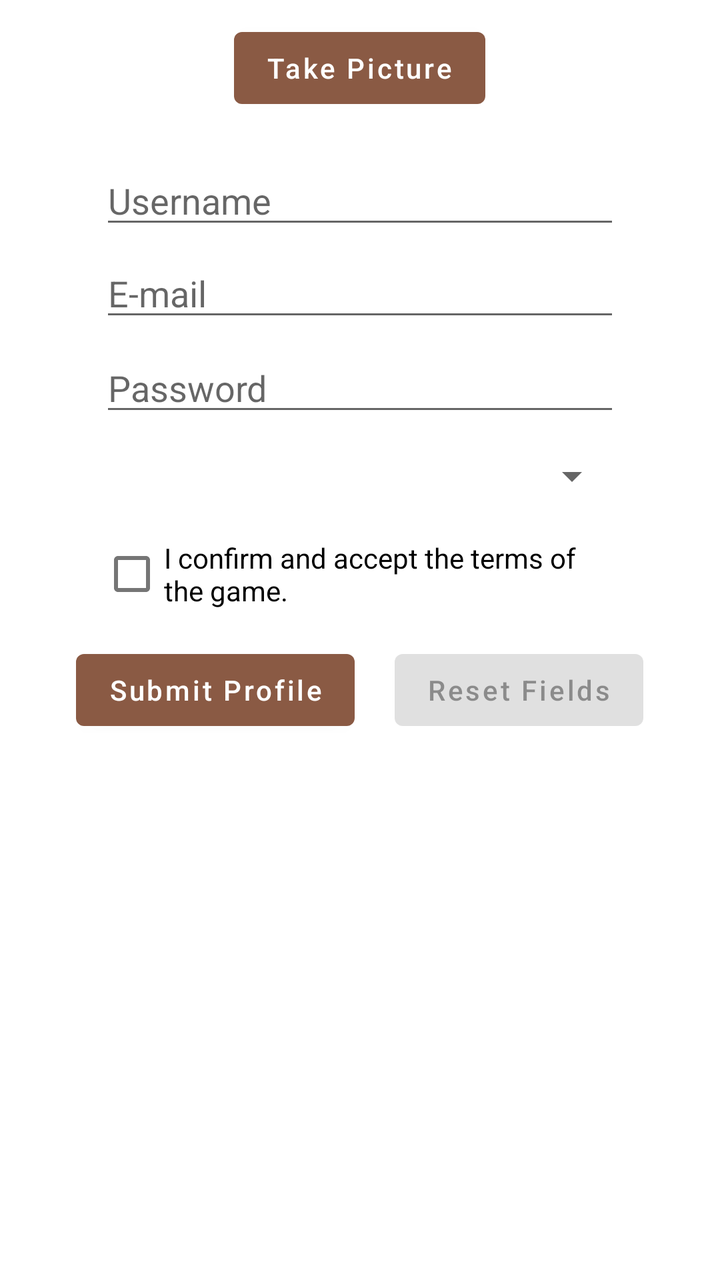
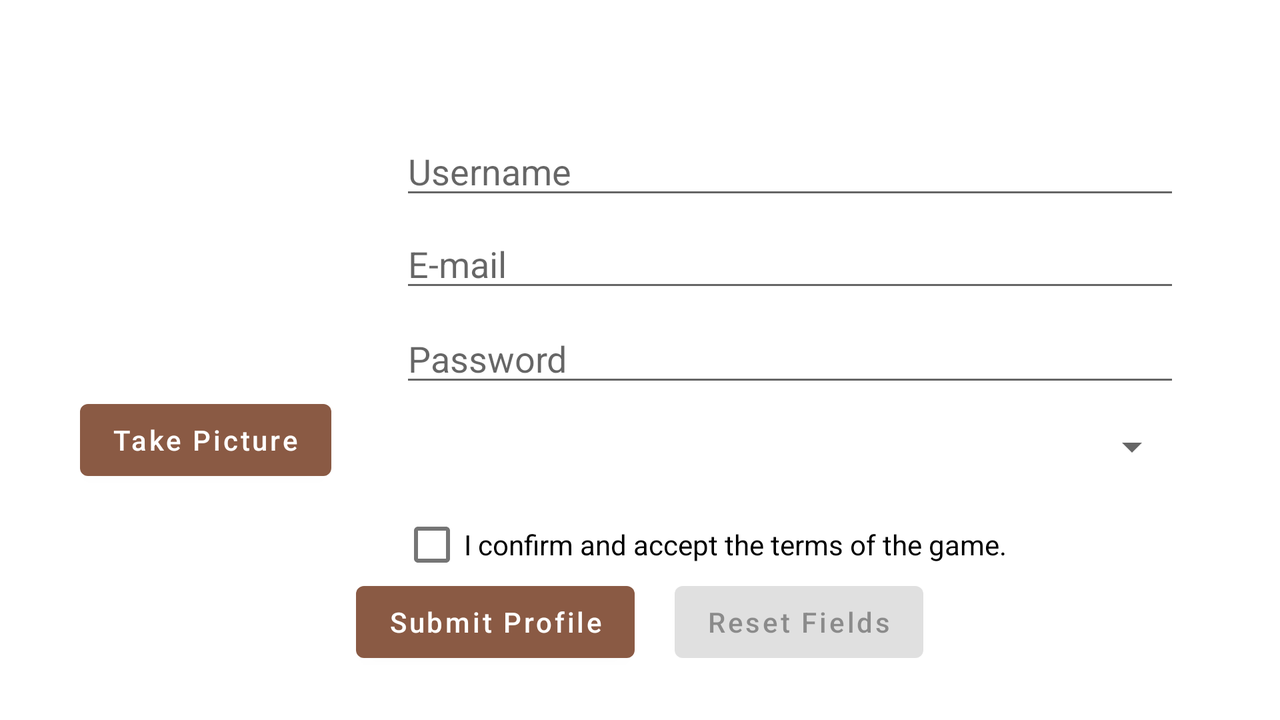

One screen, two layout resources from the same app: the default and the repository's alternative for another configuration. Each is rendered where Android would select it; the XML of both is given below.
<!-- AndroidManifest.xml: application theme Theme.Reversi -->
<!-- res/layout/fragment_registo_perfil.xml -->
<?xml version="1.0" encoding="utf-8"?>
<LinearLayout xmlns:android="http://schemas.android.com/apk/res/android"
    xmlns:tools="http://schemas.android.com/tools"
    android:layout_width="match_parent"
    android:layout_height="match_parent"
    android:orientation="vertical"
    android:id="@+id/registoPerfilFragment"
    tools:context=".fragmentos.perfil.RegistoPerfilFragment">



    <LinearLayout
        android:layout_width="match_parent"
        android:layout_height="wrap_content"
        android:gravity="center"
        >
        <Button
            android:id="@+id/Btn_tirarFotografia"
            android:layout_width="wrap_content"
            android:layout_height="wrap_content"
            android:layout_margin="10dp"
            android:text="@string/takepicture"
            android:textAllCaps="false"
            android:onClick="onTirarFotografia"
            android:textSize="14sp"
            >
        </Button>


    </LinearLayout>

    <LinearLayout
        android:layout_width="match_parent"
        android:layout_height="wrap_content"
        android:orientation="vertical"
        android:layout_marginTop="10dp"
        android:layout_marginHorizontal="50dp"
        android:gravity="center"
        >

        <EditText
            android:id="@+id/textId_NomeJogador"
            android:layout_width="match_parent"
            android:layout_height="wrap_content"
            android:ems="8"
            android:hint="@string/nameplayer"
            android:inputType="text"
            android:lines="1"
            android:maxLength="20"
            tools:ignore="Autofill">
        </EditText>

        <EditText
            android:id="@+id/textId_Email"
            android:layout_width="match_parent"
            android:layout_height="wrap_content"
            android:layout_marginTop="5dp"
            android:ems="8"
            android:hint="@string/e_mail"
            android:inputType="textEmailAddress"
            android:lines="1"
            android:maxLength="50"
            tools:ignore="Autofill">
        </EditText>

        <EditText
            android:id="@+id/textId_Password"
            android:layout_width="match_parent"
            android:layout_height="wrap_content"
            android:layout_marginTop="6dp"
            android:ems="8"
            android:hint="@string/password"
            android:inputType="textPassword"
            android:lines="1"
            android:maxLength="30"
            tools:ignore="Autofill">
        </EditText>


        <Spinner
            android:id="@+id/nacionalidadesSpinner"
            android:layout_width="match_parent"
            android:layout_height="40dp"
            android:layout_marginTop="5dp"
            >
        </Spinner>

        <CheckBox
            android:id="@+id/checkboxId_Termos"
            android:layout_width="match_parent"
            android:layout_height="match_parent"
            android:text="@string/terms"
            android:checked="false"
            android:layout_marginTop="5dp"
            >
        </CheckBox>

    </LinearLayout>





    <LinearLayout
        android:layout_width="match_parent"
        android:layout_height="wrap_content"
        android:orientation="horizontal"
        android:layout_marginTop="10dp"
        android:layout_marginHorizontal="30dp"
        android:gravity="center"
        >

        <Button
            android:id="@+id/Btn_confirmarPerfil"
            android:layout_width="wrap_content"
            android:layout_height="wrap_content"
            android:text="@string/submitprofile"
            android:textAllCaps="false"
            android:layout_marginEnd="10dp"
            android:onClick="onConfirmarPerfil"
            android:textSize="14sp">
        </Button>
        <Button
            android:id="@+id/Btn_ApagarDados"
            android:layout_width="wrap_content"
            android:layout_height="wrap_content"
            android:text="@string/resetdata"
            android:layout_marginStart="10dp"
            android:textAllCaps="false"
            android:onClick="onApagarDados"
            android:textSize="14sp"
            android:enabled="false"
            >
        </Button>



    </LinearLayout>


</LinearLayout>
<!-- resources referenced by this layout -->
<resources>
  <string name="e_mail">E-mail</string>
  <string name="nameplayer">Username</string>
  <string name="password">Password</string>
  <string name="resetdata">Reset Fields</string>
  <string name="submitprofile">Submit Profile</string>
  <string name="takepicture">Take Picture</string>
  <string name="terms">I confirm and accept the terms of the game.</string>
  <style name="Theme.Reversi" parent="Theme.MaterialComponents.DayNight.DarkActionBar">
          
          <item name="colorPrimary">@color/purple_500</item>
          <item name="colorPrimaryVariant">@color/purple_700</item>
          <item name="colorOnPrimary">@color/white</item>
          
          <item name="colorSecondary">@color/teal_200</item>
          <item name="colorSecondaryVariant">@color/teal_700</item>
          <item name="colorOnSecondary">@color/black</item>
          
          <item name="android:statusBarColor" tools:targetApi="l">?attr/colorPrimaryVariant</item>
          
      </style>
  <color name="purple_500">#8a5a44</color>
  <color name="purple_700">#FF3700B3</color>
  <color name="white">#FFFFFFFF</color>
  <color name="teal_200">#FF03DAC5</color>
  <color name="teal_700">#FF018786</color>
  <color name="black">#FF000000</color>
</resources>
<!-- res/layout-land/fragment_registo_perfil.xml (the repository's variant of the layout above) -->
<!-- drawn on the phone turned sideways -->
<?xml version="1.0" encoding="utf-8"?>
<FrameLayout xmlns:android="http://schemas.android.com/apk/res/android"
    xmlns:tools="http://schemas.android.com/tools"
    android:layout_width="match_parent"
    android:layout_height="match_parent"
    android:orientation="vertical"
    android:id="@+id/registoPerfilFragment"
    tools:context=".fragmentos.perfil.RegistoPerfilFragment">



    <LinearLayout
        android:layout_width="wrap_content"
        android:layout_height="wrap_content"
        android:layout_marginStart="40dp"
        android:layout_gravity="center_vertical"
        android:layout_marginTop="40dp"
        >
        <Button
            android:id="@+id/Btn_tirarFotografia"
            android:layout_width="wrap_content"
            android:layout_height="wrap_content"
            android:text="@string/takepicture"
            android:textAllCaps="false"
            android:onClick="onTirarFotografia"
            android:textSize="14sp"
            >
        </Button>


    </LinearLayout>

    <LinearLayout
        android:layout_width="match_parent"
        android:layout_height="wrap_content"
        android:orientation="vertical"
        android:layout_marginStart="200dp"
        android:layout_marginEnd="50dp"
        android:gravity="end"
        android:layout_gravity="center_vertical"
        >

        <EditText
            android:id="@+id/textId_NomeJogador"
            android:layout_width="match_parent"
            android:layout_height="wrap_content"
            android:ems="8"
            android:hint="@string/nameplayer"
            android:inputType="text"
            android:lines="1"
            android:maxLength="20"
            tools:ignore="Autofill">
        </EditText>

        <EditText
            android:id="@+id/textId_Email"
            android:layout_width="match_parent"
            android:layout_height="wrap_content"
            android:layout_marginTop="5dp"
            android:ems="8"
            android:hint="@string/e_mail"
            android:inputType="textEmailAddress"
            android:lines="1"
            android:maxLength="50"
            tools:ignore="Autofill">
        </EditText>

        <EditText
            android:id="@+id/textId_Password"
            android:layout_width="match_parent"
            android:layout_height="wrap_content"
            android:layout_marginTop="6dp"
            android:ems="8"
            android:hint="@string/password"
            android:inputType="textPassword"
            android:lines="1"
            android:maxLength="30"
            tools:ignore="Autofill">
        </EditText>


        <Spinner
            android:id="@+id/nacionalidadesSpinner"
            android:layout_width="match_parent"
            android:layout_height="40dp"
            android:layout_marginTop="5dp"
            >
        </Spinner>

        <CheckBox
            android:id="@+id/checkboxId_Termos"
            android:layout_width="match_parent"
            android:layout_height="match_parent"
            android:text="@string/terms"
            android:checked="false"
            android:layout_marginTop="5dp"
            >
        </CheckBox>

    </LinearLayout>

    
    <LinearLayout
        android:layout_width="match_parent"
        android:layout_height="wrap_content"
        android:orientation="horizontal"
        android:gravity="center"
        android:layout_gravity="bottom"
        android:layout_marginBottom="25dp"
        >

        <Button
            android:id="@+id/Btn_confirmarPerfil"
            android:layout_width="wrap_content"
            android:layout_height="wrap_content"
            android:text="@string/submitprofile"
            android:textAllCaps="false"
            android:layout_marginEnd="10dp"
            android:onClick="onConfirmarPerfil"
            android:textSize="14sp">
        </Button>
        <Button
            android:id="@+id/Btn_ApagarDados"
            android:layout_width="wrap_content"
            android:layout_height="wrap_content"
            android:text="@string/resetdata"
            android:layout_marginStart="10dp"
            android:textAllCaps="false"
            android:onClick="onApagarDados"
            android:textSize="14sp"
            android:enabled="false"
            >
        </Button>



    </LinearLayout>


</FrameLayout>
